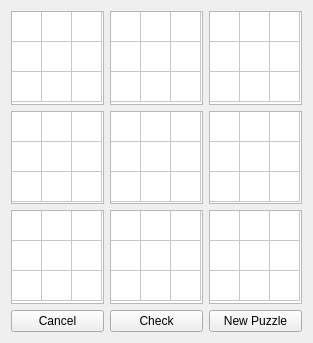
<?xml version="1.0" encoding="UTF-8"?>
<ui version="4.0">
 <class>Form</class>
 <widget class="QWidget" name="Form">
  <property name="geometry">
   <rect>
    <x>0</x>
    <y>0</y>
    <width>313</width>
    <height>343</height>
   </rect>
  </property>
  <property name="minimumSize">
   <size>
    <width>313</width>
    <height>343</height>
   </size>
  </property>
  <property name="maximumSize">
   <size>
    <width>313</width>
    <height>343</height>
   </size>
  </property>
  <property name="windowTitle">
   <string>Form</string>
  </property>
  <layout class="QVBoxLayout" name="verticalLayout">
   <item>
    <layout class="QGridLayout" name="gridLayout_2">
     <item row="0" column="1">
      <widget class="QTableWidget" name="topmiddle">
       <property name="rowCount">
        <number>3</number>
       </property>
       <property name="columnCount">
        <number>3</number>
       </property>
       <attribute name="horizontalHeaderVisible">
        <bool>false</bool>
       </attribute>
       <attribute name="horizontalHeaderDefaultSectionSize">
        <number>30</number>
       </attribute>
       <attribute name="horizontalHeaderMinimumSectionSize">
        <number>23</number>
       </attribute>
       <attribute name="verticalHeaderVisible">
        <bool>false</bool>
       </attribute>
       <row/>
       <row/>
       <row/>
       <column/>
       <column/>
       <column/>
      </widget>
     </item>
     <item row="0" column="2">
      <widget class="QTableWidget" name="topright">
       <property name="rowCount">
        <number>3</number>
       </property>
       <property name="columnCount">
        <number>3</number>
       </property>
       <attribute name="horizontalHeaderVisible">
        <bool>false</bool>
       </attribute>
       <attribute name="horizontalHeaderDefaultSectionSize">
        <number>30</number>
       </attribute>
       <attribute name="horizontalHeaderMinimumSectionSize">
        <number>23</number>
       </attribute>
       <attribute name="verticalHeaderVisible">
        <bool>false</bool>
       </attribute>
       <row/>
       <row/>
       <row/>
       <column/>
       <column/>
       <column/>
      </widget>
     </item>
     <item row="1" column="0">
      <widget class="QTableWidget" name="middleleft">
       <property name="rowCount">
        <number>3</number>
       </property>
       <property name="columnCount">
        <number>3</number>
       </property>
       <attribute name="horizontalHeaderVisible">
        <bool>false</bool>
       </attribute>
       <attribute name="horizontalHeaderDefaultSectionSize">
        <number>30</number>
       </attribute>
       <attribute name="horizontalHeaderMinimumSectionSize">
        <number>23</number>
       </attribute>
       <attribute name="verticalHeaderVisible">
        <bool>false</bool>
       </attribute>
       <row/>
       <row/>
       <row/>
       <column/>
       <column/>
       <column/>
      </widget>
     </item>
     <item row="1" column="1">
      <widget class="QTableWidget" name="middlemiddle">
       <property name="rowCount">
        <number>3</number>
       </property>
       <property name="columnCount">
        <number>3</number>
       </property>
       <attribute name="horizontalHeaderVisible">
        <bool>false</bool>
       </attribute>
       <attribute name="horizontalHeaderDefaultSectionSize">
        <number>30</number>
       </attribute>
       <attribute name="horizontalHeaderMinimumSectionSize">
        <number>23</number>
       </attribute>
       <attribute name="verticalHeaderVisible">
        <bool>false</bool>
       </attribute>
       <row/>
       <row/>
       <row/>
       <column/>
       <column/>
       <column/>
      </widget>
     </item>
     <item row="1" column="2">
      <widget class="QTableWidget" name="middleright">
       <property name="rowCount">
        <number>3</number>
       </property>
       <property name="columnCount">
        <number>3</number>
       </property>
       <attribute name="horizontalHeaderVisible">
        <bool>false</bool>
       </attribute>
       <attribute name="horizontalHeaderDefaultSectionSize">
        <number>30</number>
       </attribute>
       <attribute name="horizontalHeaderMinimumSectionSize">
        <number>23</number>
       </attribute>
       <attribute name="verticalHeaderVisible">
        <bool>false</bool>
       </attribute>
       <row/>
       <row/>
       <row/>
       <column/>
       <column/>
       <column/>
      </widget>
     </item>
     <item row="0" column="0">
      <widget class="QTableWidget" name="topleft">
       <property name="rowCount">
        <number>3</number>
       </property>
       <property name="columnCount">
        <number>3</number>
       </property>
       <attribute name="horizontalHeaderVisible">
        <bool>false</bool>
       </attribute>
       <attribute name="horizontalHeaderDefaultSectionSize">
        <number>30</number>
       </attribute>
       <attribute name="horizontalHeaderMinimumSectionSize">
        <number>23</number>
       </attribute>
       <attribute name="verticalHeaderVisible">
        <bool>false</bool>
       </attribute>
       <row/>
       <row/>
       <row/>
       <column/>
       <column/>
       <column/>
      </widget>
     </item>
     <item row="2" column="0">
      <widget class="QTableWidget" name="bottomleft">
       <property name="rowCount">
        <number>3</number>
       </property>
       <property name="columnCount">
        <number>3</number>
       </property>
       <attribute name="horizontalHeaderVisible">
        <bool>false</bool>
       </attribute>
       <attribute name="horizontalHeaderDefaultSectionSize">
        <number>30</number>
       </attribute>
       <attribute name="horizontalHeaderMinimumSectionSize">
        <number>23</number>
       </attribute>
       <attribute name="verticalHeaderVisible">
        <bool>false</bool>
       </attribute>
       <row/>
       <row/>
       <row/>
       <column/>
       <column/>
       <column/>
      </widget>
     </item>
     <item row="2" column="1">
      <widget class="QTableWidget" name="bottommiddle">
       <property name="rowCount">
        <number>3</number>
       </property>
       <property name="columnCount">
        <number>3</number>
       </property>
       <attribute name="horizontalHeaderVisible">
        <bool>false</bool>
       </attribute>
       <attribute name="horizontalHeaderDefaultSectionSize">
        <number>30</number>
       </attribute>
       <attribute name="horizontalHeaderMinimumSectionSize">
        <number>23</number>
       </attribute>
       <attribute name="verticalHeaderVisible">
        <bool>false</bool>
       </attribute>
       <row/>
       <row/>
       <row/>
       <column/>
       <column/>
       <column/>
      </widget>
     </item>
     <item row="2" column="2">
      <widget class="QTableWidget" name="bottomright">
       <property name="rowCount">
        <number>3</number>
       </property>
       <property name="columnCount">
        <number>3</number>
       </property>
       <attribute name="horizontalHeaderVisible">
        <bool>false</bool>
       </attribute>
       <attribute name="horizontalHeaderDefaultSectionSize">
        <number>30</number>
       </attribute>
       <attribute name="horizontalHeaderMinimumSectionSize">
        <number>23</number>
       </attribute>
       <attribute name="verticalHeaderVisible">
        <bool>false</bool>
       </attribute>
       <row/>
       <row/>
       <row/>
       <column/>
       <column/>
       <column/>
      </widget>
     </item>
    </layout>
   </item>
   <item>
    <layout class="QHBoxLayout" name="horizontalLayout">
     <item>
      <widget class="QPushButton" name="cancel_btn">
       <property name="text">
        <string>Cancel</string>
       </property>
      </widget>
     </item>
     <item>
      <widget class="QPushButton" name="check_btn">
       <property name="text">
        <string>Check</string>
       </property>
      </widget>
     </item>
     <item>
      <widget class="QPushButton" name="new_btn">
       <property name="text">
        <string>New Puzzle</string>
       </property>
      </widget>
     </item>
    </layout>
   </item>
  </layout>
 </widget>
 <resources/>
 <connections/>
</ui>
